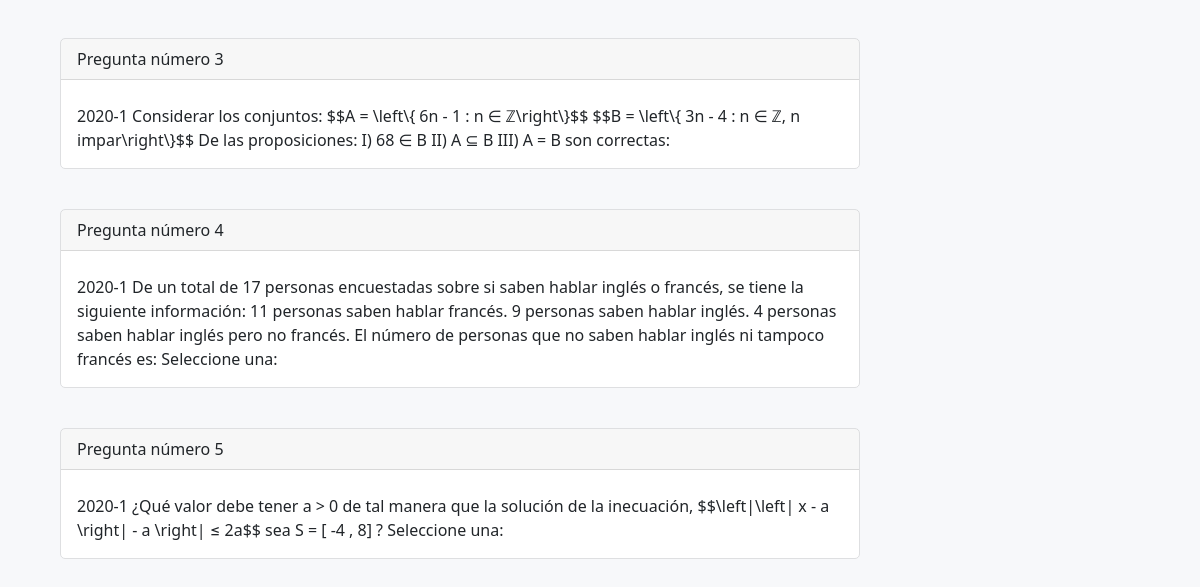
Page /banco-preguntas/ (signed in, lower part) on the earlier database version.
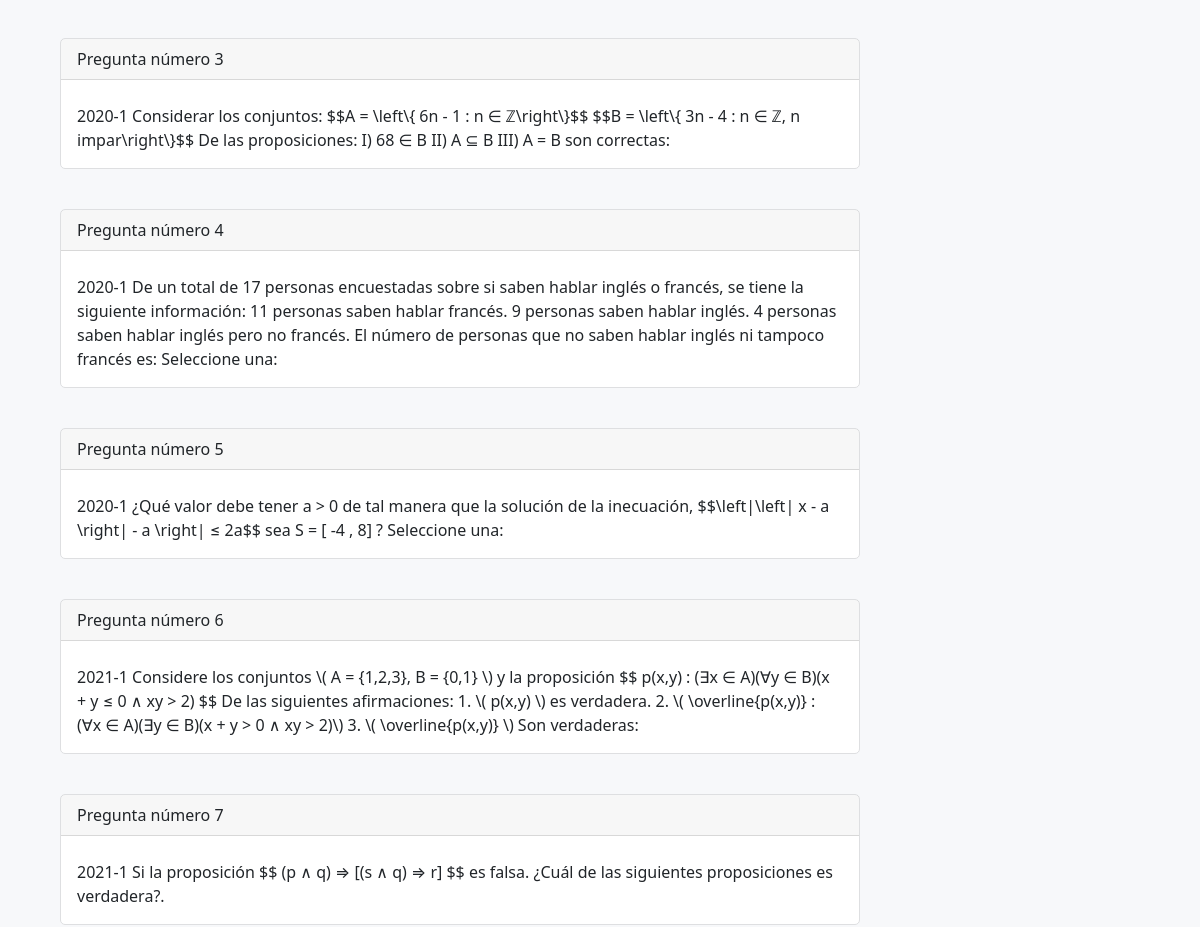
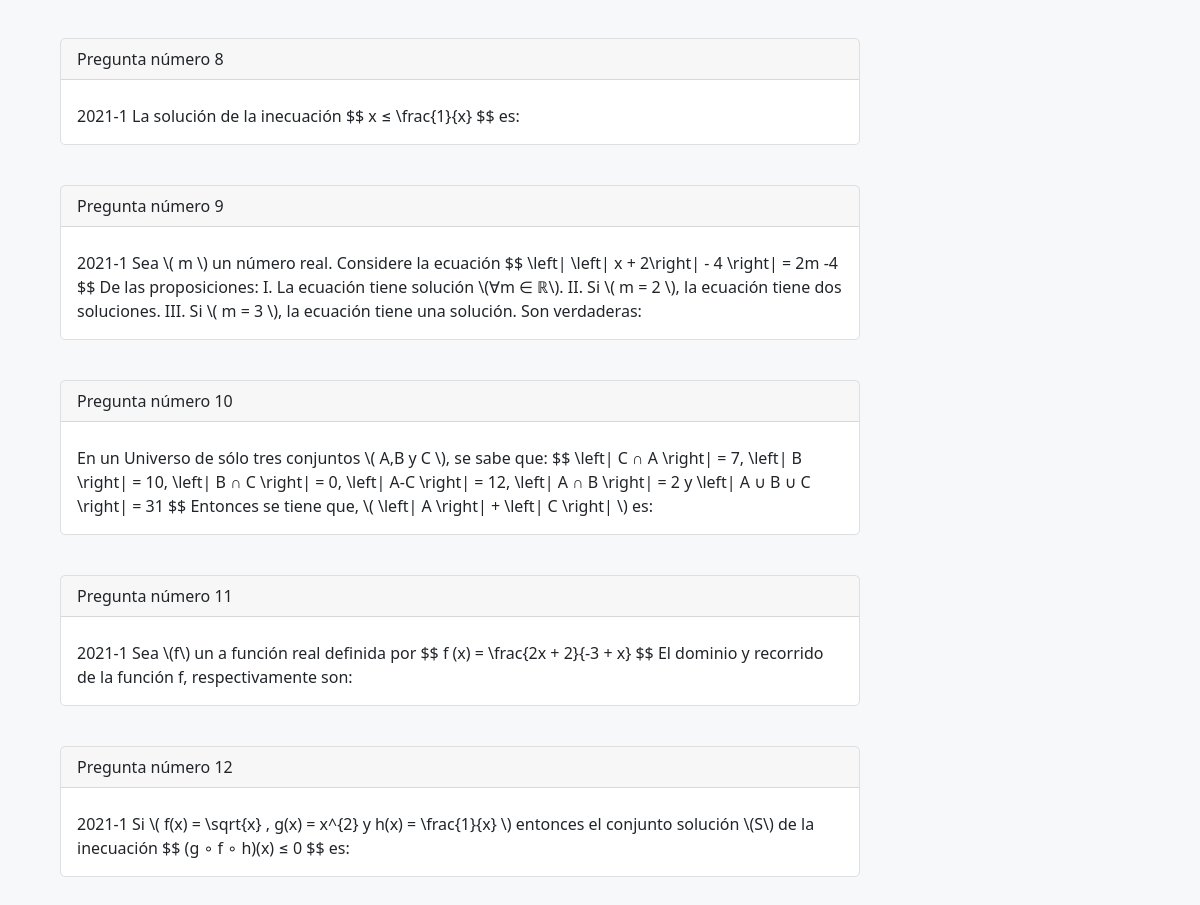
Same page on the later database version (2 pictures, top to bottom).
### WebApp/models.py (models this page shows)
class PreguntasMate(models.Model):
    siglas = models.CharField(max_length=7, choices=siglas)
    dificultad = models.CharField(max_length=20, choices=dificultad)
    tema = models.CharField(max_length=100, choices=temas)
    pregunta = models.TextField()
    posible_desarrollo = models.TextField()
    alternativa_a = models.CharField(null=True, max_length=500)
    alternativa_b = models.CharField(null=True, max_length=500)
    alternativa_c = models.CharField(null=True, max_length=500)
    alternativa_d = models.CharField(null=True, max_length=500)
    alternativa_e = models.CharField(null=True, max_length=500)
    alternativa_correcta = models.CharField(null=True, max_length=1, choices=alt_correcta)
    pista = models.CharField(max_length=200)
    puntos = models.IntegerField()

### WebApp/views.py (the view)
# urls.py: path('banco-preguntas/',banco_preguntas, name="banco-preguntas"),
def banco_preguntas(request):
    preguntas = PreguntasMate.objects.all()
    if request.method == 'POST':
        print(request.POST['Tema'])
        preguntas = PreguntasMate.objects.filter(tema=request.POST['Tema'])
    data = {
        'preguntas': preguntas,
    }
    return render(request,'app/banco_preguntas.html',data)

### WebApp/templates/app/banco_preguntas.html (shortened to what this page needs)
{% extends 'app/base.html' %}
{% load static %}
{% block contenido %}
<div class="elContenedor">
    <div>
        {% for pregunta in preguntas %}
        <div class="preguntas mb-3" style="max-width: 800px;">
            <div class="card-header">Pregunta número {{forloop.counter}} </div>
            <div class="card-body">
                <p class="card-text">
                    {{ pregunta.pregunta }}
                </p>
            </div>
        </div>
        {% endfor %}
    </div>
</div>
{% endblock %}

Differences in the rows shown:
added PreguntasMate: pregunta "2021-1 Considere los conjuntos \\( A = {1,2,3}, B = {0,1} \\) y la proposición $$ p(x,y) : (∃x ∈ A)(∀y ∈ B)(x + y ≤ 0 ∧ xy > 2) $$ De las siguientes afirmaciones: 1. \\( p(x,y) \\) es verdadera. 2. \\( \\overline{p(x,y)} : (∀x ∈ A)(∃y ∈ B)(x + y > 0 ∧ xy > 2)\\) 3. \\( \\overline{p(x,y)} \\) Son verdaderas:"
added PreguntasMate: pregunta "2021-1 Si la proposición $$ (p ∧ q) ⇒ [(s ∧ q) ⇒ r] $$ es falsa. ¿Cuál de las siguientes proposiciones es verdadera?."
added PreguntasMate: pregunta "2021-1 La solución de la inecuación $$ x ≤ \\frac{1}{x} $$ es:"
added PreguntasMate: pregunta "2021-1 Sea \\( m \\) un número real. Considere la ecuación $$ \\left| \\left| x + 2\\right| - 4 \\right| = 2m -4 $$ De las proposiciones: I. La ecuación tiene solución \\(∀m ∈ ℝ\\). II. Si \\( m = 2 \\), la ecuación tiene dos soluciones. III. Si \\( m = 3 \\), la ecuación tiene una solución. Son verdaderas:"
added PreguntasMate: pregunta "En un Universo de sólo tres conjuntos \\( A,B y C \\), se sabe que: $$ \\left| C ∩ A \\right| = 7, \\left| B \\right| = 10, \\left| B ∩ C \\right| = 0, \\left| A-C \\right| = 12, \\left| A ∩ B \\right| = 2 y \\left| A ∪ B ∪ C \\right| = 31 $$ Entonces se tiene que, \\( \\left| A \\right| + \\left| C \\right| \\) es:"
added PreguntasMate: pregunta "2021-1 Sea \\(f\\) un a función real definida por $$ f (x) = \\frac{2x + 2}{-3 + x} $$ El dominio y recorrido de la función f, respectivamente son:"
added PreguntasMate: pregunta "2021-1 Si \\( f(x) = \\sqrt{x} , g(x) = x^{2} y h(x) = \\frac{1}{x} \\) entonces el conjunto solución \\(S\\) de la inecuación $$ (g ∘ f ∘ h)(x) ≤ 0 $$ es:"
